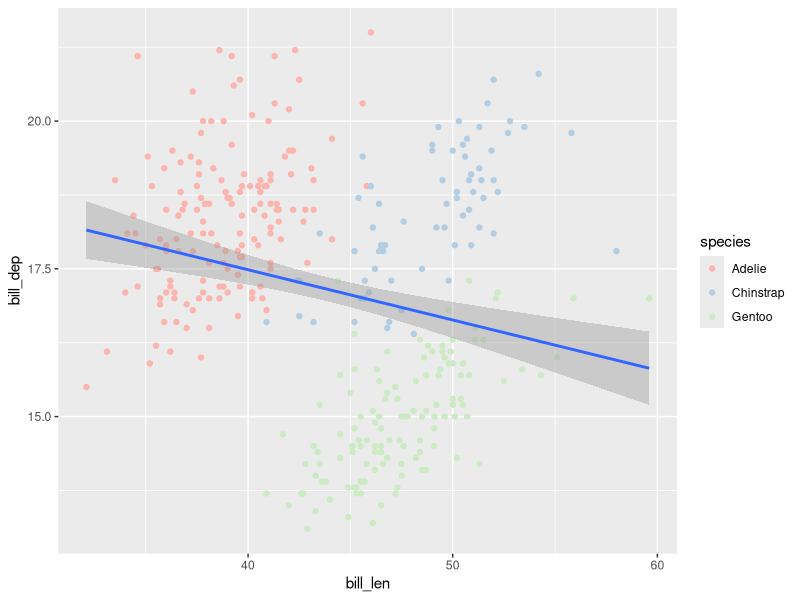
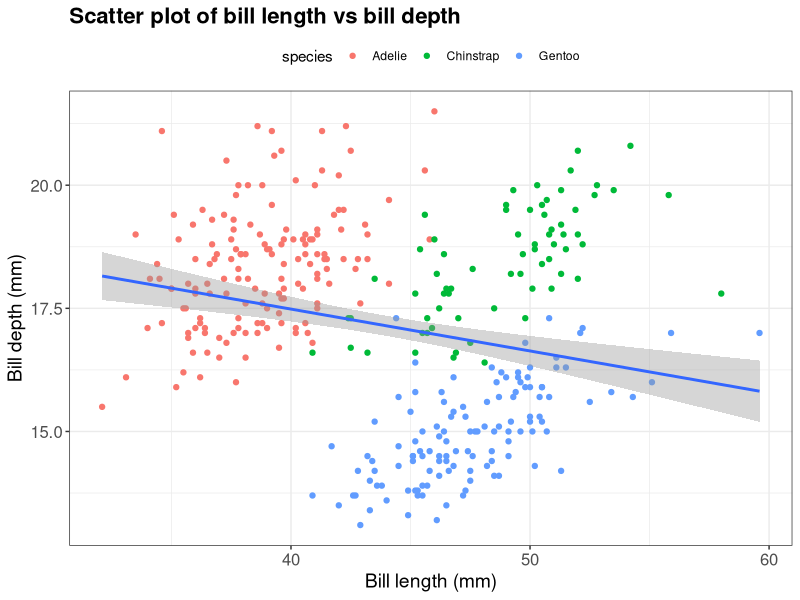
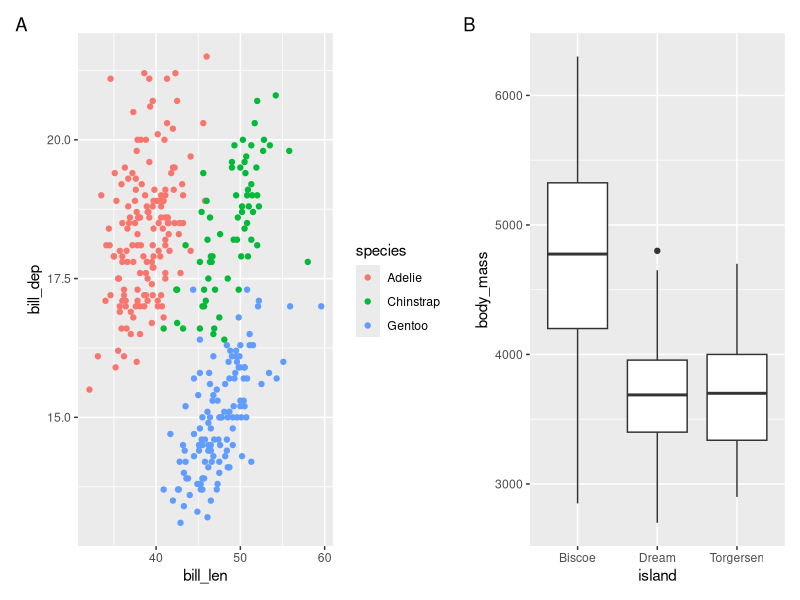

Reproduce these figures in R, in order.
## ---- chunk 1
stepwise_vec <- seq(from = 6, to = 8, by = 0.2)
stepwise_vec
## ---- chunk 2
  length(stepwise_vec)
## ---- chunk 3
  # Print the first 6 elements:
  head(stepwise_vec)

  # Print the last 6 elements:
  tail(stepwise_vec)

  # Both head and tail have argument `n` to specify the number of elements:
  tail(stepwise_vec, n = 2)
## ---- chunk 4
  # mean() will compute the mean (average) across all elements
  mean(stepwise_vec)
## ---- chunk 5
  stepwise_vec[length(stepwise_vec)] <- 0
  stepwise_vec
## ---- chunk 6
  stepwise_vec[2] <- mean(stepwise_vec)
  stepwise_vec
## ---- chunk 7
x <- 1:26
x

y <- x - 0.5
y
## ---- chunk 8
diet_fct <- factor(c("high", "medium", "low"), levels = c("low", "medium", "high"))
typeof(diet_fct)
## ---- chunk 9
#| message: false
library(tidyverse)
penguins <- as_tibble(penguins)
## ---- chunk 10
mass_summary <- penguins |>
  summarize(mean_mass = mean(body_mass, na.rm = TRUE), .by = c(species, island))
mass_summary
## ---- chunk 11
mass_summary |>
  pivot_wider(
    names_from = island, # column whose values become the new column names
    values_from = mean_mass # column whose values fill the new columns
  )
## ---- chunk 12
species_info <- tibble(
  species = c("Adelie", "Chinstrap", "Gentoo"),
  scientific_name = c("Pygoscelis adeliae", "Pygoscelis antarcticus", "Pygoscelis papua")
)
## ---- chunk 13
penguins |>
  left_join(species_info, by = join_by(species)) |>
  select(species, scientific_name, body_mass)
## ---- chunk 14
penguins |>
  ggplot(aes(x = bill_len, y = bill_dep)) +
  geom_point(aes(color = species)) +
  scale_color_brewer(palette = "Pastel1") +
  geom_smooth(method = "lm")
## ---- chunk 15
penguins |>
  ggplot(aes(x = bill_len, y = bill_dep)) +
  geom_point(aes(color = species)) +
  geom_smooth(method = "lm") +
  labs(
    title = "Scatter plot of bill length vs bill depth",
    x = "Bill length (mm)",
    y = "Bill depth (mm)"
  ) +
  theme_bw() +
  theme(
    plot.title = element_text(size = 16, face = "bold"),
    axis.title = element_text(size = 14),
    axis.text = element_text(size = 12),
    legend.position = "top"
  )
## ---- chunk 16
library(patchwork)
## ---- chunk 17
scatter_plot <- penguins |>
  ggplot(aes(x = bill_len, y = bill_dep, color = species)) +
  geom_point()

box_plot <- penguins |>
  ggplot(aes(x = island, y = body_mass)) +
  geom_boxplot()
## ---- chunk 18
#| fig-width: 10
#| fig-height: 4
(scatter_plot | box_plot) +
  plot_annotation(tag_levels = "A")
